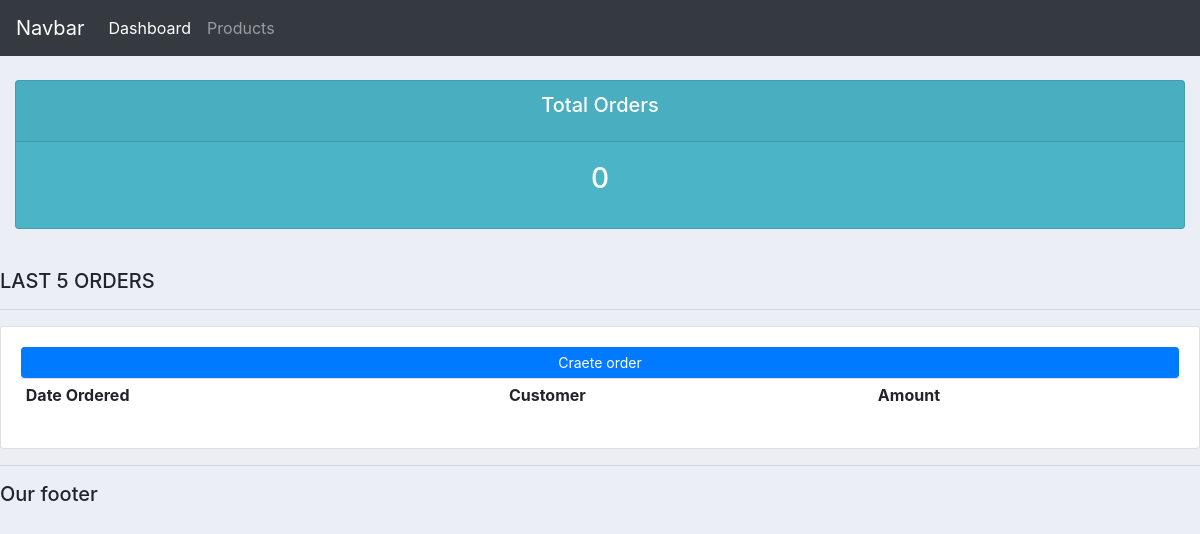
Before: / with the older database file.
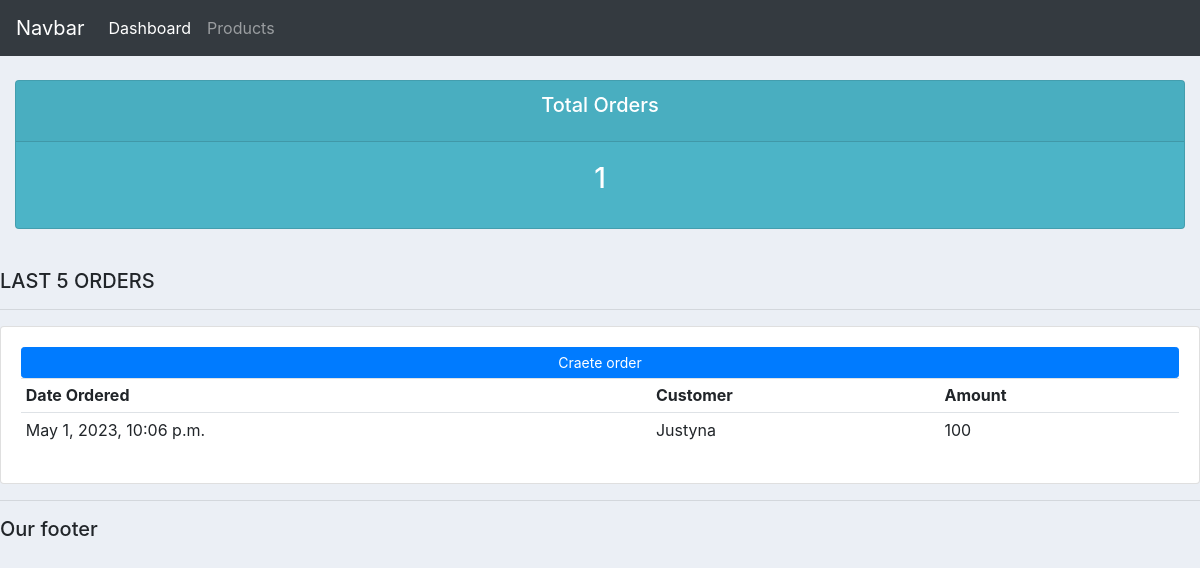
After: the same page with the newer database file.
### web_project/models.py (models this page shows, shortened)
class Order(models.Model):
    customer = models.ForeignKey(Customer, null=True, on_delete=models.SET_NULL)
    product = models.ManyToManyField(Product)
    payment = models.ForeignKey(Payment, null=True, on_delete=models.SET_NULL)
    date_created = models.DateTimeField(auto_now_add=True, null=True)

class Customer(models.Model):
    name = models.CharField(max_length=200, null=True)
    phone = models.CharField(max_length=200, null=True)
    email = models.CharField(max_length=200, null=True)
    date_created = models.DateTimeField(auto_now_add=True, null=True)

class Payment(models.Model):
    name = models.CharField(max_length=200, null=True)
    amount = models.CharField(max_length=200, null=True)

### web_project/views.py (the view)
# urls.py: 2. Add a URL to urlpatterns:  path('', views.home, name='home')
def home(request):
    orders = Order.objects.all()
    customers = Customer.objects.all()
    total_customers = customers.count()
    total_orders = orders.count()
    context = {'orders': orders, 'customers': customers, 'total_orders': total_orders, 'total_customers': total_customers}
    return render(request, 'web_project/dashboard.html', context)

### web_project/templates/web_project/dashboard.html
{% extends 'web_project/main.html' %}
{% block content %}
{% include 'web_project/status.html' %}
<br>
    <div class="row">
        <div class="col-md">
            <h5>LAST 5 ORDERS</h5>
            <hr>
            <div class="card card-body">
                <a class="btn btn-primary btn-sm btn-block" href="{% url 'products' %}">Craete order</a>
                <table class="table table-sm">
                    <tr>
                        <th>Date Ordered</th>
                        <th>Customer</th>
                        <th>Amount</th>
                    </tr>
                    {% for order in orders %}
                    <tr>
                        <td>{{order.date_created}}</td>
                        <td>{{order.customer.name}}</td>
                        <td>{{order.payment.amount}}</td>
                    </tr>
                    {% endfor %}
                </table>
            </div>
        </div>
    </div>
{% endblock %}

### web_project/templates/web_project/main.html (shortened to what this page needs)
{% load static %}
<!DOCTYPE html>
<html>
    <head>
        <link rel="stylesheet" href="https://cdn.jsdelivr.net/npm/bootstrap@4.4.1/dist/css/bootstrap.min.css">
        <link rel="stylesheet" type="text/css" href="{% static '/css/main.css' %}">
    </head>
    <body>
        {% include 'web_project/navbar.html' %}
        {% block content %}
        {% endblock %}
        <hr>
        <h5>Our footer</h5>
    </body>
</html>

### web_project/templates/web_project/navbar.html (shortened to what this page needs)
<nav class="navbar navbar-expand-lg navbar-dark bg-dark">
    <a class="navbar-brand" href="#">Navbar</a>
    <div class="collapse navbar-collapse" id="navbarNav">
      <ul class="navbar-nav">
        <li class="nav-item active">
          <a class="nav-link" href="#">Dashboard</a>
        </li>
        <li class="nav-item">
          <a class="nav-link" href="{% url 'products' %}">Products</a>
        </li>
      </ul>
    </div>
  </nav>

### web_project/templates/web_project/status.html
<br>
<div class="row">
    <div class="col">
        <div class="col-md">
            <div class="card text-center text-white mb-3" id="total-orders">
                <div class="card-header">
                    <h5 class="card-title">Total Orders</h5>
                </div>
                <div class="card-body">
                    <h3 class="card-title">{{total_orders}}</h3>
                </div>
            </div>
        </div>
    </div>
</div>

### static/css/main.css (style rules this page uses)
body { background-color: #ebeff5; }
#total-orders { background-color: #4cb4c7; }

Changed rows visible on the page:
added Order: date_created "May 1, 2023, 10:06 p.m.", customer.name "Justyna", payment.amount "100"
Other visible differences:
{{ total_orders }}: "0" → "1"
